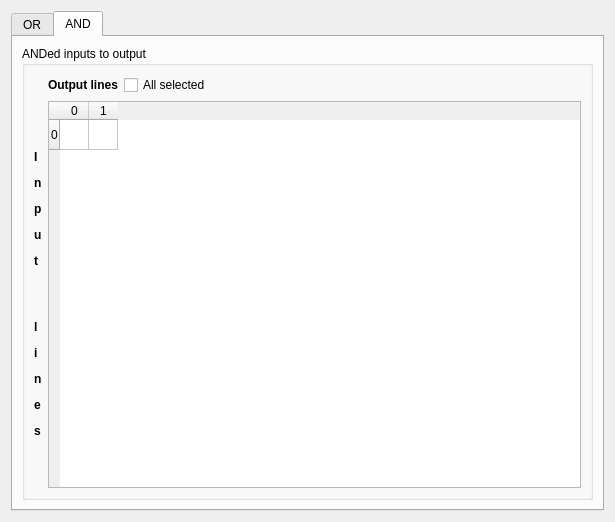
<?xml version="1.0" encoding="UTF-8"?>
<ui version="4.0">
 <class>DofiControlWidget</class>
 <widget class="QWidget" name="DofiControlWidget">
  <property name="geometry">
   <rect>
    <x>0</x>
    <y>0</y>
    <width>615</width>
    <height>522</height>
   </rect>
  </property>
  <property name="windowTitle">
   <string>DofiControlWidget</string>
  </property>
  <layout class="QGridLayout" name="gridLayout_3">
   <item row="0" column="0">
    <widget class="QTabWidget" name="OutputTabWidget">
     <property name="currentIndex">
      <number>1</number>
     </property>
     <widget class="QWidget" name="tabOR">
      <attribute name="title">
       <string>OR</string>
      </attribute>
      <layout class="QGridLayout" name="gridLayout_2">
       <item row="0" column="0">
        <widget class="QGroupBox" name="ORgroupBox">
         <property name="baseSize">
          <size>
           <width>30</width>
           <height>0</height>
          </size>
         </property>
         <property name="title">
          <string>ORed inputs to output</string>
         </property>
         <layout class="QGridLayout" name="gridLayout">
          <item row="1" column="0">
           <widget class="QLabel" name="InputORLabel">
            <property name="text">
             <string>&lt;html&gt;&lt;head/&gt;&lt;body&gt;&lt;p&gt;&lt;span style=&quot; font-weight:600;&quot;&gt;I&lt;/span&gt;&lt;/p&gt;&lt;p&gt;&lt;span style=&quot; font-weight:600;&quot;&gt;n&lt;/span&gt;&lt;/p&gt;&lt;p&gt;&lt;span style=&quot; font-weight:600;&quot;&gt;p&lt;/span&gt;&lt;/p&gt;&lt;p&gt;&lt;span style=&quot; font-weight:600;&quot;&gt;u&lt;/span&gt;&lt;/p&gt;&lt;p&gt;&lt;span style=&quot; font-weight:600;&quot;&gt;t&lt;/span&gt;&lt;/p&gt;&lt;p&gt;&lt;span style=&quot; font-weight:600;&quot;&gt;&lt;br/&gt;&lt;/span&gt;&lt;/p&gt;&lt;p&gt;&lt;span style=&quot; font-weight:600;&quot;&gt;l&lt;/span&gt;&lt;/p&gt;&lt;p&gt;&lt;span style=&quot; font-weight:600;&quot;&gt;i&lt;/span&gt;&lt;/p&gt;&lt;p&gt;&lt;span style=&quot; font-weight:600;&quot;&gt;n&lt;/span&gt;&lt;/p&gt;&lt;p&gt;&lt;span style=&quot; font-weight:600;&quot;&gt;e&lt;/span&gt;&lt;/p&gt;&lt;p&gt;&lt;span style=&quot; font-weight:600;&quot;&gt;s&lt;/span&gt;&lt;/p&gt;&lt;/body&gt;&lt;/html&gt;</string>
            </property>
            <property name="indent">
             <number>-2</number>
            </property>
           </widget>
          </item>
          <item row="0" column="3">
           <spacer name="horizontalSpacer">
            <property name="orientation">
             <enum>Qt::Horizontal</enum>
            </property>
            <property name="sizeHint" stdset="0">
             <size>
              <width>336</width>
              <height>20</height>
             </size>
            </property>
           </spacer>
          </item>
          <item row="0" column="1">
           <widget class="QLabel" name="OutputORLabel">
            <property name="text">
             <string>&lt;html&gt;&lt;head/&gt;&lt;body&gt;&lt;p&gt;&lt;span style=&quot; font-weight:600;&quot;&gt;Output lines&lt;/span&gt;&lt;/p&gt;&lt;/body&gt;&lt;/html&gt;</string>
            </property>
           </widget>
          </item>
          <item row="1" column="1" colspan="4">
           <widget class="QTableWidget" name="OutputORTableWidget">
            <attribute name="horizontalHeaderDefaultSectionSize">
             <number>29</number>
            </attribute>
            <row>
             <property name="text">
              <string>0</string>
             </property>
            </row>
            <column>
             <property name="text">
              <string>0</string>
             </property>
            </column>
            <column>
             <property name="text">
              <string>1</string>
             </property>
            </column>
            <item row="0" column="0">
             <property name="text">
              <string/>
             </property>
            </item>
           </widget>
          </item>
          <item row="0" column="2">
           <widget class="QCheckBox" name="SelectedORcheckBox">
            <property name="toolTip">
             <string>&lt;html&gt;&lt;head/&gt;&lt;body&gt;&lt;p&gt;Change all selected elements in table to this state.&lt;/p&gt;&lt;p&gt;Selection a full row or column can be done by clicking on a row or column header.&lt;/p&gt;&lt;p&gt;Selection of whole table can be done by clicking on top left header location.&lt;/p&gt;&lt;p&gt;Additionally, extended selection is supported using Ctrl+mouse or Shift+mouse&lt;/p&gt;&lt;/body&gt;&lt;/html&gt;</string>
            </property>
            <property name="text">
             <string>All selected</string>
            </property>
           </widget>
          </item>
         </layout>
        </widget>
       </item>
      </layout>
     </widget>
     <widget class="QWidget" name="tabAND">
      <attribute name="title">
       <string>AND</string>
      </attribute>
      <layout class="QGridLayout" name="gridLayout_5">
       <item row="0" column="0">
        <widget class="QGroupBox" name="ANDgroupBox">
         <property name="baseSize">
          <size>
           <width>30</width>
           <height>0</height>
          </size>
         </property>
         <property name="title">
          <string>ANDed inputs to output</string>
         </property>
         <layout class="QGridLayout" name="gridLayout_4">
          <item row="0" column="1">
           <widget class="QLabel" name="OutputANDLabel">
            <property name="text">
             <string>&lt;html&gt;&lt;head/&gt;&lt;body&gt;&lt;p&gt;&lt;span style=&quot; font-weight:600;&quot;&gt;Output lines&lt;/span&gt;&lt;/p&gt;&lt;/body&gt;&lt;/html&gt;</string>
            </property>
           </widget>
          </item>
          <item row="0" column="2">
           <widget class="QCheckBox" name="SelectedANDcheckBox">
            <property name="toolTip">
             <string>&lt;html&gt;&lt;head/&gt;&lt;body&gt;&lt;p&gt;Change all selected elements in table to this state.&lt;/p&gt;&lt;p&gt;Selection a full row or column can be done by clicking on a row or column header.&lt;/p&gt;&lt;p&gt;Selection of whole table can be done by clicking on top left header location.&lt;/p&gt;&lt;p&gt;Additionally, extended selection is supported using Ctrl+mouse or Shift+mouse&lt;/p&gt;&lt;/body&gt;&lt;/html&gt;</string>
            </property>
            <property name="text">
             <string>All selected</string>
            </property>
           </widget>
          </item>
          <item row="0" column="3">
           <spacer name="horizontalSpacer_2">
            <property name="orientation">
             <enum>Qt::Horizontal</enum>
            </property>
            <property name="sizeHint" stdset="0">
             <size>
              <width>342</width>
              <height>20</height>
             </size>
            </property>
           </spacer>
          </item>
          <item row="1" column="0">
           <widget class="QLabel" name="InputANDLabel">
            <property name="text">
             <string>&lt;html&gt;&lt;head/&gt;&lt;body&gt;&lt;p&gt;&lt;span style=&quot; font-weight:600;&quot;&gt;I&lt;/span&gt;&lt;/p&gt;&lt;p&gt;&lt;span style=&quot; font-weight:600;&quot;&gt;n&lt;/span&gt;&lt;/p&gt;&lt;p&gt;&lt;span style=&quot; font-weight:600;&quot;&gt;p&lt;/span&gt;&lt;/p&gt;&lt;p&gt;&lt;span style=&quot; font-weight:600;&quot;&gt;u&lt;/span&gt;&lt;/p&gt;&lt;p&gt;&lt;span style=&quot; font-weight:600;&quot;&gt;t&lt;/span&gt;&lt;/p&gt;&lt;p&gt;&lt;span style=&quot; font-weight:600;&quot;&gt;&lt;br/&gt;&lt;/span&gt;&lt;/p&gt;&lt;p&gt;&lt;span style=&quot; font-weight:600;&quot;&gt;l&lt;/span&gt;&lt;/p&gt;&lt;p&gt;&lt;span style=&quot; font-weight:600;&quot;&gt;i&lt;/span&gt;&lt;/p&gt;&lt;p&gt;&lt;span style=&quot; font-weight:600;&quot;&gt;n&lt;/span&gt;&lt;/p&gt;&lt;p&gt;&lt;span style=&quot; font-weight:600;&quot;&gt;e&lt;/span&gt;&lt;/p&gt;&lt;p&gt;&lt;span style=&quot; font-weight:600;&quot;&gt;s&lt;/span&gt;&lt;/p&gt;&lt;/body&gt;&lt;/html&gt;</string>
            </property>
            <property name="indent">
             <number>-2</number>
            </property>
           </widget>
          </item>
          <item row="1" column="1" colspan="3">
           <widget class="QTableWidget" name="OutputANDTableWidget">
            <property name="selectionMode">
             <enum>QAbstractItemView::ExtendedSelection</enum>
            </property>
            <attribute name="horizontalHeaderDefaultSectionSize">
             <number>29</number>
            </attribute>
            <row>
             <property name="text">
              <string>0</string>
             </property>
            </row>
            <column>
             <property name="text">
              <string>0</string>
             </property>
            </column>
            <column>
             <property name="text">
              <string>1</string>
             </property>
            </column>
            <item row="0" column="0">
             <property name="text">
              <string/>
             </property>
            </item>
           </widget>
          </item>
         </layout>
        </widget>
       </item>
      </layout>
     </widget>
    </widget>
   </item>
  </layout>
 </widget>
 <resources>
  <include location="../muppeticons.qrc"/>
 </resources>
 <connections/>
</ui>
